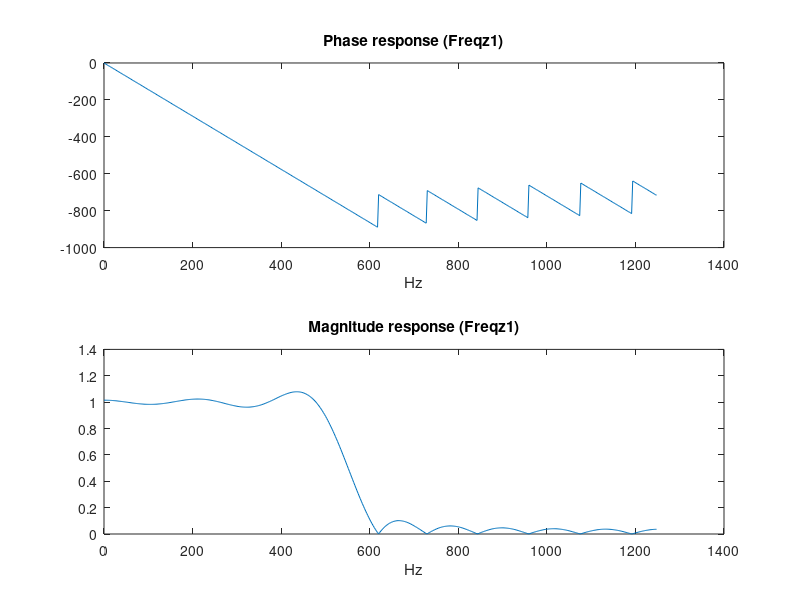
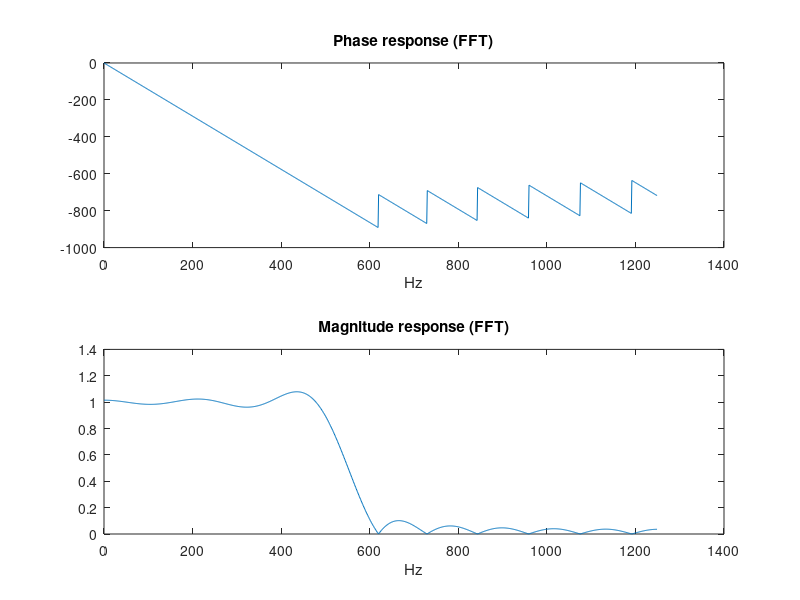

Write the MATLAB code that produced these figures, in order.
clear all
clc
clf
close all

fs = 2500;
passband = [0 500];
stopband = [600 1250];
fc = (passband(end) + stopband(1))/2;
N = 21;
Beta = (N-1)/2;
thetac = fc/fs * 2*pi;
n = 0:N-1;
thetanopi = fc/fs * 2;

h = sinc(thetanopi*(n-Beta))*thetanopi;


figure(1)
[H,w] = freqz(h);
w = w*fs/(2*pi);
subplot(2,1,1)
plot(w,unwrap(angle(H))*180/pi)
xlabel('Hz')
title('Phase response (Freqz1)')
subplot(2,1,2)
plot(w,abs(H))
xlabel('Hz')
title('Magnitude response (Freqz1)')

Nf = 2024; 
Hfft = (fftshift(fft(h, Nf)));
Hfft = Hfft((length(Hfft)+1)/2:end);
F = ([0:(Nf-1)/2]/Nf)*fs;
figure(2)
subplot(2,1,1)
plot(F,unwrap(angle(Hfft))*180/pi)
xlabel('Hz')
title('Phase response (FFT)')
subplot(2,1,2)
plot(F,abs(Hfft))
xlabel('Hz')
title('Magnitude response (FFT)')


